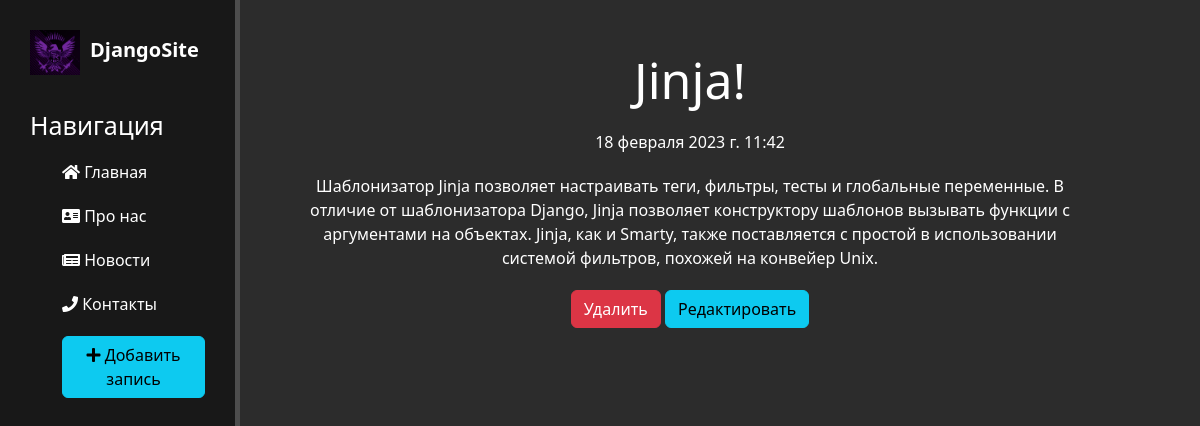
Screenshot of /news/3 with the database file from the repository.
### news/models.py (models this page shows, shortened)
class Articles(models.Model):
    title = models.CharField('Название', max_length=50)
    anons = models.CharField('Анонс', max_length=250)
    full_text = models.TextField('Статья')
    date = models.DateTimeField('Дата публикации')
    class Meta:
        verbose_name = 'Новость'
        verbose_name_plural = 'Новости'

### news/views.py (the view)
# urls.py: path('<int:pk>', views.NewsDetailView.as_view(), name='news_detail'),
class NewsDetailView(DetailView):
    model = Articles
    template_name = 'news/details_view.html'
    context_object_name = 'article'

### news/templates/news/details_view.html (shortened to what this page needs)
{% extends 'main/layout.html' %}
{% block content %}
<div class="features">
    <h1>{{ article.title }}</h1>
    <p>{{ article.date }}</p>
    <p>{{ article.full_text }}</p>
    <a href="{% url 'news_delete' article.id %}" class="btn btn-danger">Удалить</a>
    <a href="{% url 'news_update' article.id %}" class="btn btn-info">Редактировать</a>
</div>
{% endblock %}

### main/static/main/css/main.css (style rules this page uses)
body { background: #2c2c2c; }
main .features { float: left; color: #fff; margin-top: 50px; text-align: center; width: 75%; }
main .features h1 { font-size: 50px }
main .features p { max-width: 800px; margin: 20px auto }

### rows the page displays
Articles: title "Jinja!", date "18 февраля 2023 г. 11:42", full_text "Шаблонизатор Jinja позволяет настраивать теги, фильтры, тесты и глобальные переменные. В отличие от шаблонизатора Django, Jinja позволяет конструктору шаблонов вызывать функции с аргументами на объектах. Jinja, как и Smarty, также поставляется с простой в использовании системой фильтров, похожей на конвейер Unix."
